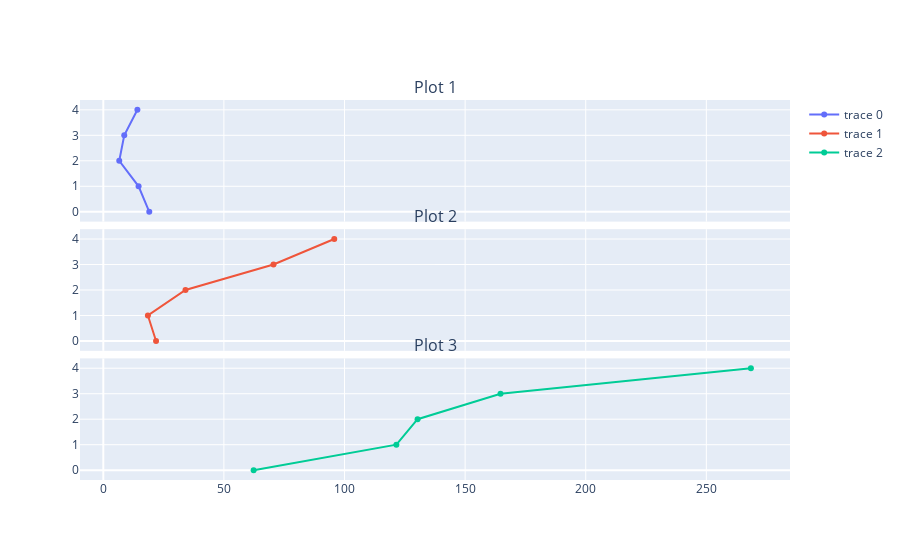

The cell this chart's notebook holds for it:
### Code cell
fig=make_subplots(rows=3,cols=1,subplot_titles=("Plot 1","Plot 2","Plot 3"),
                 shared_xaxes=True,vertical_spacing=0.02)

fig.add_trace((go.Scatter(x=weather["Temperature AVG"].head())),row=1,col=1)
fig.add_trace((go.Scatter(x=weather["Relative Humidity AVG"].head())),row=2,col=1)
fig.add_trace((go.Scatter(x=weather["Wind Direction AVG"].head())),row=3,col=1)
fig.show()

### Figure 1 — Plotly figure (JSON) as saved in the notebook; plotly's stock layout.template omitted (floating-point values rounded to 4 significant figures)
{"data": [{"type": "scatter", "x": [19.06, 14.63, 6.614, 8.687, 14.14], "xaxis": "x", "yaxis": "y"}, {"type": "scatter", "x": [21.87, 18.49, 34.07, 70.56, 95.75], "xaxis": "x2", "yaxis": "y2"}, {"type": "scatter", "x": [62.33, 121.5, 130.3, 164.7, 268.5], "xaxis": "x3", "yaxis": "y3"}], "layout": {"annotations": [{"font": {"size": 16}, "showarrow": false, "text": "Plot 1", "x": 0.5, "xanchor": "center", "xref": "paper", "y": 1, "yanchor": "bottom", "yref": "paper"}, {"font": {"size": 16}, "showarrow": false, "text": "Plot 2", "x": 0.5, "xanchor": "center", "xref": "paper", "y": 0.66, "yanchor": "bottom", "yref": "paper"}, {"font": {"size": 16}, "showarrow": false, "text": "Plot 3", "x": 0.5, "xanchor": "center", "xref": "paper", "y": 0.32, "yanchor": "bottom", "yref": "paper"}], "autosize": true, "dragmode": "pan", "xaxis": {"anchor": "y", "autorange": true, "domain": [0, 1], "matches": "x3", "range": [5.782, 282.3], "showticklabels": false, "type": "linear"}, "xaxis2": {"anchor": "y2", "autorange": true, "domain": [0, 1], "matches": "x3", "range": [5.782, 282.3], "showticklabels": false, "type": "linear"}, "xaxis3": {"anchor": "y3", "autorange": true, "domain": [0, 1], "range": [5.782, 282.3], "type": "linear"}, "yaxis": {"anchor": "x", "autorange": true, "domain": [0.68, 1], "range": [-0.5981, 4.598]}, "yaxis2": {"anchor": "x2", "autorange": true, "domain": [0.34, 0.66], "range": [-0.5981, 4.598]}, "yaxis3": {"anchor": "x3", "autorange": true, "domain": [0, 0.32], "range": [-0.5981, 4.598]}}}
